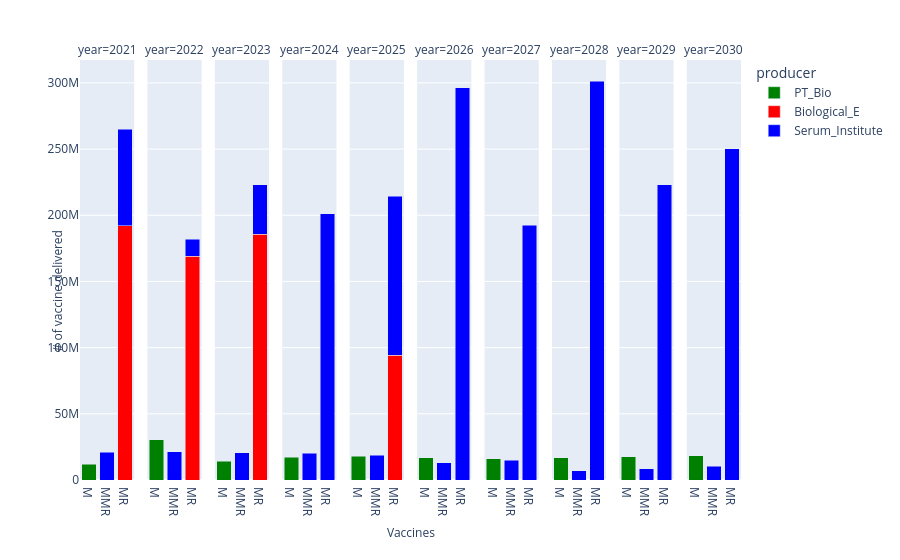

The cell this chart's notebook holds for it:
### Code cell
import plotly.express as px
import pandas as pd
import plotly.graph_objects as go

with open('C:/Users/fthcn/Desktop/Vaccine_Tender_Scheduling_Problem/Julia_Files/Github/Results/X_results_'+demand_status+'_'+supply_status+'_'+price_status+'.json') as json_file:
    X_results = json.load(json_file)

print(X_results)


# P = ["AJ_Vaccines","BB_NCIPD","Beijing_Institute","Bharat_Biotech","Bilthoven","Biological_E","Centro_de","GSK","Haffkine_Bio",
#         "LG_Chem","Merck_Sharp","Panacea_Biotec","PT_Bio","Sanofi_Pasteur","Serum_Institute","Xiamen_Innovax","Pfizer"]

group = ["M","MR","MMR"]

output = pd.DataFrame()
for v in group:
    if v in X_results:
        #print(v)
        for p in P_v[v]:
            #print(p)
            for t in T:
                if str(t) in X_results[v][p]:
                    if X_results[v][p][str(t)] >= 1:
                        X_results[v][p][str(t)] = round(X_results[v][p][str(t)])
                        df_dictionary = pd.DataFrame([dict(year=str(2020+t), var=X_results[v][p][str(t)], vaccine=v, producer=p)])
                        output = pd.concat([output, df_dictionary], ignore_index=True)
output.sort_values(['year'],ascending=[True],inplace=True)
# fig = px.bar(output, x="vaccine", y="var", facet_col="year", color="producer")

fig = px.bar(output, x="vaccine", y="var", facet_col="year", color="producer",
             color_discrete_map=producer_color_map)

fig.for_each_xaxis(lambda x: x.update(title = ''))
fig.for_each_yaxis(lambda y: y.update(title = ''))
# and:
fig.add_annotation(x=-0.05,y=0.45, showarrow=False,
                   text="# of vaccine delivered", textangle=-90,
                    xref="paper", yref="paper")
fig.add_annotation(x=0.5,y=-0.15, showarrow=False,
                   text="Vaccines", textangle=0,
                    xref="paper", yref="paper")
fig.update_layout(barmode='stack', xaxis={'categoryorder':'category ascending'})
fig.show()

### Figure 1 — Plotly figure (JSON) as saved in the notebook; plotly's stock layout.template omitted (floating-point values rounded to 4 significant figures)
{"data": [{"alignmentgroup": "True", "hovertemplate": "producer=PT_Bio<br>year=2021<br>vaccine=%{x}<br>var=%{y}<extra></extra>", "legendgroup": "PT_Bio", "marker": {"color": "green", "pattern": {"shape": ""}}, "name": "PT_Bio", "offsetgroup": "PT_Bio", "orientation": "v", "showlegend": true, "textposition": "auto", "type": "bar", "x": ["M"], "xaxis": "x", "y": [11840000], "yaxis": "y"}, {"alignmentgroup": "True", "hovertemplate": "producer=PT_Bio<br>year=2022<br>vaccine=%{x}<br>var=%{y}<extra></extra>", "legendgroup": "PT_Bio", "marker": {"color": "green", "pattern": {"shape": ""}}, "name": "PT_Bio", "offsetgroup": "PT_Bio", "orientation": "v", "showlegend": false, "textposition": "auto", "type": "bar", "x": ["M"], "xaxis": "x2", "y": [30400000], "yaxis": "y2"}, {"alignmentgroup": "True", "hovertemplate": "producer=PT_Bio<br>year=2023<br>vaccine=%{x}<br>var=%{y}<extra></extra>", "legendgroup": "PT_Bio", "marker": {"color": "green", "pattern": {"shape": ""}}, "name": "PT_Bio", "offsetgroup": "PT_Bio", "orientation": "v", "showlegend": false, "textposition": "auto", "type": "bar", "x": ["M"], "xaxis": "x3", "y": [14080000], "yaxis": "y3"}, {"alignmentgroup": "True", "hovertemplate": "producer=PT_Bio<br>year=2024<br>vaccine=%{x}<br>var=%{y}<extra></extra>", "legendgroup": "PT_Bio", "marker": {"color": "green", "pattern": {"shape": ""}}, "name": "PT_Bio", "offsetgroup": "PT_Bio", "orientation": "v", "showlegend": false, "textposition": "auto", "type": "bar", "x": ["M"], "xaxis": "x4", "y": [17040000], "yaxis": "y4"}, {"alignmentgroup": "True", "hovertemplate": "producer=PT_Bio<br>year=2025<br>vaccine=%{x}<br>var=%{y}<extra></extra>", "legendgroup": "PT_Bio", "marker": {"color": "green", "pattern": {"shape": ""}}, "name": "PT_Bio", "offsetgroup": "PT_Bio", "orientation": "v", "showlegend": false, "textposition": "auto", "type": "bar", "x": ["M"], "xaxis": "x5", "y": [17920000], "yaxis": "y5"}, {"alignmentgroup": "True", "hovertemplate": "producer=PT_Bio<br>year=2026<br>vaccine=%{x}<br>var=%{y}<extra></extra>", "legendgroup": "PT_Bio", "marker": {"color": "green", "pattern": {"shape": ""}}, "name": "PT_Bio", "offsetgroup": "PT_Bio", "orientation": "v", "showlegend": false, "textposition": "auto", "type": "bar", "x": ["M"], "xaxis": "x6", "y": [16800000], "yaxis": "y6"}, {"alignmentgroup": "True", "hovertemplate": "producer=PT_Bio<br>year=2027<br>vaccine=%{x}<br>var=%{y}<extra></extra>", "legendgroup": "PT_Bio", "marker": {"color": "green", "pattern": {"shape": ""}}, "name": "PT_Bio", "offsetgroup": "PT_Bio", "orientation": "v", "showlegend": false, "textposition": "auto", "type": "bar", "x": ["M"], "xaxis": "x7", "y": [15920000], "yaxis": "y7"}, {"alignmentgroup": "True", "hovertemplate": "producer=PT_Bio<br>year=2028<br>vaccine=%{x}<br>var=%{y}<extra></extra>", "legendgroup": "PT_Bio", "marker": {"color": "green", "pattern": {"shape": ""}}, "name": "PT_Bio", "offsetgroup": "PT_Bio", "orientation": "v", "showlegend": false, "textposition": "auto", "type": "bar", "x": ["M"], "xaxis": "x8", "y": [16640000], "yaxis": "y8"}, {"alignmentgroup": "True", "hovertemplate": "producer=PT_Bio<br>year=2029<br>vaccine=%{x}<br>var=%{y}<extra></extra>", "legendgroup": "PT_Bio", "marker": {"color": "green", "pattern": {"shape": ""}}, "name": "PT_Bio", "offsetgroup": "PT_Bio", "orientation": "v", "showlegend": false, "textposition": "auto", "type": "bar", "x": ["M"], "xaxis": "x9", "y": [17520000], "yaxis": "y9"}, {"alignmentgroup": "True", "hovertemplate": "producer=PT_Bio<br>year=2030<br>vaccine=%{x}<br>var=%{y}<extra></extra>", "legendgroup": "PT_Bio", "marker": {"color": "green", "pattern": {"shape": ""}}, "name": "PT_Bio", "offsetgroup": "PT_Bio", "orientation": "v", "showlegend": false, "textposition": "auto", "type": "bar", "x": ["M"], "xaxis": "x10", "y": [18320000], "yaxis": "y10"}, {"alignmentgroup": "True", "hovertemplate": "producer=Biological_E<br>year=2021<br>vaccine=%{x}<br>var=%{y}<extra></extra>", "legendgroup": "Biological_E", "marker": {"color": "red", "pattern": {"shape": ""}}, "name": "Biological_E", "offsetgroup": "Biological_E", "orientation": "v", "showlegend": true, "textposition": "auto", "type": "bar", "x": ["MR"], "xaxis": "x", "y": [192120000], "yaxis": "y"}, {"alignmentgroup": "True", "hovertemplate": "producer=Biological_E<br>year=2022<br>vaccine=%{x}<br>var=%{y}<extra></extra>", "legendgroup": "Biological_E", "marker": {"color": "red", "pattern": {"shape": ""}}, "name": "Biological_E", "offsetgroup": "Biological_E", "orientation": "v", "showlegend": false, "textposition": "auto", "type": "bar", "x": ["MR"], "xaxis": "x2", "y": [168960000], "yaxis": "y2"}, {"alignmentgroup": "True", "hovertemplate": "producer=Biological_E<br>year=2023<br>vaccine=%{x}<br>var=%{y}<extra></extra>", "legendgroup": "Biological_E", "marker": {"color": "red", "pattern": {"shape": ""}}, "name": "Biological_E", "offsetgroup": "Biological_E", "orientation": "v", "showlegend": false, "textposition": "auto", "type": "bar", "x": ["MR"], "xaxis": "x3", "y": [185760000], "yaxis": "y3"}, {"alignmentgroup": "True", "hovertemplate": "producer=Biological_E<br>year=2025<br>vaccine=%{x}<br>var=%{y}<extra></extra>", "legendgroup": "Biological_E", "marker": {"color": "red", "pattern": {"shape": ""}}, "name": "Biological_E", "offsetgroup": "Biological_E", "orientation": "v", "showlegend": false, "textposition": "auto", "type": "bar", "x": ["MR"], "xaxis": "x5", "y": [94432953], "yaxis": "y5"}, {"alignmentgroup": "True", "hovertemplate": "producer=Serum_Institute<br>year=2021<br>vaccine=%{x}<br>var=%{y}<extra></extra>", "legendgroup": "Serum_Institute", "marker": {"color": "blue", "pattern": {"shape": ""}}, "name": "Serum_Institute", "offsetgroup": "Serum_Institute", "orientation": "v", "showlegend": true, "textposition": "auto", "type": "bar", "x": ["MMR", "MR"], "xaxis": "x", "y": [20880000, 72840000], "yaxis": "y"}, {"alignmentgroup": "True", "hovertemplate": "producer=Serum_Institute<br>year=2022<br>vaccine=%{x}<br>var=%{y}<extra></extra>", "legendgroup": "Serum_Institute", "marker": {"color": "blue", "pattern": {"shape": ""}}, "name": "Serum_Institute", "offsetgroup": "Serum_Institute", "orientation": "v", "showlegend": false, "textposition": "auto", "type": "bar", "x": ["MMR", "MR"], "xaxis": "x2", "y": [21280000, 12960000], "yaxis": "y2"}, {"alignmentgroup": "True", "hovertemplate": "producer=Serum_Institute<br>year=2023<br>vaccine=%{x}<br>var=%{y}<extra></extra>", "legendgroup": "Serum_Institute", "marker": {"color": "blue", "pattern": {"shape": ""}}, "name": "Serum_Institute", "offsetgroup": "Serum_Institute", "orientation": "v", "showlegend": false, "textposition": "auto", "type": "bar", "x": ["MR", "MMR"], "xaxis": "x3", "y": [37280000, 20640000], "yaxis": "y3"}, {"alignmentgroup": "True", "hovertemplate": "producer=Serum_Institute<br>year=2024<br>vaccine=%{x}<br>var=%{y}<extra></extra>", "legendgroup": "Serum_Institute", "marker": {"color": "blue", "pattern": {"shape": ""}}, "name": "Serum_Institute", "offsetgroup": "Serum_Institute", "orientation": "v", "showlegend": false, "textposition": "auto", "type": "bar", "x": ["MMR", "MR"], "xaxis": "x4", "y": [20240000, 201280000], "yaxis": "y4"}, {"alignmentgroup": "True", "hovertemplate": "producer=Serum_Institute<br>year=2025<br>vaccine=%{x}<br>var=%{y}<extra></extra>", "legendgroup": "Serum_Institute", "marker": {"color": "blue", "pattern": {"shape": ""}}, "name": "Serum_Institute", "offsetgroup": "Serum_Institute", "orientation": "v", "showlegend": false, "textposition": "auto", "type": "bar", "x": ["MMR", "MR"], "xaxis": "x5", "y": [18800000, 119807047], "yaxis": "y5"}, {"alignmentgroup": "True", "hovertemplate": "producer=Serum_Institute<br>year=2026<br>vaccine=%{x}<br>var=%{y}<extra></extra>", "legendgroup": "Serum_Institute", "marker": {"color": "blue", "pattern": {"shape": ""}}, "name": "Serum_Institute", "offsetgroup": "Serum_Institute", "orientation": "v", "showlegend": false, "textposition": "auto", "type": "bar", "x": ["MMR", "MR"], "xaxis": "x6", "y": [12960000, 296240000], "yaxis": "y6"}, {"alignmentgroup": "True", "hovertemplate": "producer=Serum_Institute<br>year=2027<br>vaccine=%{x}<br>var=%{y}<extra></extra>", "legendgroup": "Serum_Institute", "marker": {"color": "blue", "pattern": {"shape": ""}}, "name": "Serum_Institute", "offsetgroup": "Serum_Institute", "orientation": "v", "showlegend": false, "textposition": "auto", "type": "bar", "x": ["MMR", "MR"], "xaxis": "x7", "y": [14960000, 192320000], "yaxis": "y7"}, {"alignmentgroup": "True", "hovertemplate": "producer=Serum_Institute<br>year=2028<br>vaccine=%{x}<br>var=%{y}<extra></extra>", "legendgroup": "Serum_Institute", "marker": {"color": "blue", "pattern": {"shape": ""}}, "name": "Serum_Institute", "offsetgroup": "Serum_Institute", "orientation": "v", "showlegend": false, "textposition": "auto", "type": "bar", "x": ["MR", "MMR"], "xaxis": "x8", "y": [301440000, 7120000], "yaxis": "y8"}, {"alignmentgroup": "True", "hovertemplate": "producer=Serum_Institute<br>year=2029<br>vaccine=%{x}<br>var=%{y}<extra></extra>", "legendgroup": "Serum_Institute", "marker": {"color": "blue", "pattern": {"shape": ""}}, "name": "Serum_Institute", "offsetgroup": "Serum_Institute", "orientation": "v", "showlegend": false, "textposition": "auto", "type": "bar", "x": ["MR", "MMR"], "xaxis": "x9", "y": [223120000, 8560000], "yaxis": "y9"}, {"alignmentgroup": "True", "hovertemplate": "producer=Serum_Institute<br>year=2030<br>vaccine=%{x}<br>var=%{y}<extra></extra>", "legendgroup": "Serum_Institute", "marker": {"color": "blue", "pattern": {"shape": ""}}, "name": "Serum_Institute", "offsetgroup": "Serum_Institute", "orientation": "v", "showlegend": false, "textposition": "auto", "type": "bar", "x": ["MR", "MMR"], "xaxis": "x10", "y": [250320000, 10400000], "yaxis": "y10"}], "layout": {"annotations": [{"showarrow": false, "text": "year=2021", "x": 0.041, "xanchor": "center", "xref": "paper", "y": 1, "yanchor": "bottom", "yref": "paper"}, {"showarrow": false, "text": "year=2022", "x": 0.143, "xanchor": "center", "xref": "paper", "y": 1, "yanchor": "bottom", "yref": "paper"}, {"showarrow": false, "text": "year=2023", "x": 0.245, "xanchor": "center", "xref": "paper", "y": 1, "yanchor": "bottom", "yref": "paper"}, {"showarrow": false, "text": "year=2024", "x": 0.347, "xanchor": "center", "xref": "paper", "y": 1, "yanchor": "bottom", "yref": "paper"}, {"showarrow": false, "text": "year=2025", "x": 0.449, "xanchor": "center", "xref": "paper", "y": 1, "yanchor": "bottom", "yref": "paper"}, {"showarrow": false, "text": "year=2026", "x": 0.551, "xanchor": "center", "xref": "paper", "y": 1, "yanchor": "bottom", "yref": "paper"}, {"showarrow": false, "text": "year=2027", "x": 0.653, "xanchor": "center", "xref": "paper", "y": 1, "yanchor": "bottom", "yref": "paper"}, {"showarrow": false, "text": "year=2028", "x": 0.755, "xanchor": "center", "xref": "paper", "y": 1, "yanchor": "bottom", "yref": "paper"}, {"showarrow": false, "text": "year=2029", "x": 0.857, "xanchor": "center", "xref": "paper", "y": 1, "yanchor": "bottom", "yref": "paper"}, {"showarrow": false, "text": "year=2030", "x": 0.959, "xanchor": "center", "xref": "paper", "y": 1, "yanchor": "bottom", "yref": "paper"}, {"showarrow": false, "text": "# of vaccine delivered", "textangle": -90, "x": -0.05, "xref": "paper", "y": 0.45, "yref": "paper"}, {"showarrow": false, "text": "Vaccines", "textangle": 0, "x": 0.5, "xref": "paper", "y": -0.15, "yref": "paper"}], "barmode": "stack", "legend": {"title": {"text": "producer"}, "tracegroupgap": 0}, "margin": {"t": 60}, "xaxis": {"anchor": "y", "categoryorder": "category ascending", "domain": [0, 0.082], "title": {"text": ""}}, "xaxis10": {"anchor": "y10", "domain": [0.918, 1], "matches": "x", "title": {"text": ""}}, "xaxis2": {"anchor": "y2", "domain": [0.102, 0.184], "matches": "x", "title": {"text": ""}}, "xaxis3": {"anchor": "y3", "domain": [0.204, 0.286], "matches": "x", "title": {"text": ""}}, "xaxis4": {"anchor": "y4", "domain": [0.306, 0.388], "matches": "x", "title": {"text": ""}}, "xaxis5": {"anchor": "y5", "domain": [0.408, 0.49], "matches": "x", "title": {"text": ""}}, "xaxis6": {"anchor": "y6", "domain": [0.51, 0.592], "matches": "x", "title": {"text": ""}}, "xaxis7": {"anchor": "y7", "domain": [0.612, 0.694], "matches": "x", "title": {"text": ""}}, "xaxis8": {"anchor": "y8", "domain": [0.714, 0.796], "matches": "x", "title": {"text": ""}}, "xaxis9": {"anchor": "y9", "domain": [0.816, 0.898], "matches": "x", "title": {"text": ""}}, "yaxis": {"anchor": "x", "domain": [0, 1], "title": {"text": ""}}, "yaxis10": {"anchor": "x10", "domain": [0, 1], "matches": "y", "showticklabels": false, "title": {"text": ""}}, "yaxis2": {"anchor": "x2", "domain": [0, 1], "matches": "y", "showticklabels": false, "title": {"text": ""}}, "yaxis3": {"anchor": "x3", "domain": [0, 1], "matches": "y", "showticklabels": false, "title": {"text": ""}}, "yaxis4": {"anchor": "x4", "domain": [0, 1], "matches": "y", "showticklabels": false, "title": {"text": ""}}, "yaxis5": {"anchor": "x5", "domain": [0, 1], "matches": "y", "showticklabels": false, "title": {"text": ""}}, "yaxis6": {"anchor": "x6", "domain": [0, 1], "matches": "y", "showticklabels": false, "title": {"text": ""}}, "yaxis7": {"anchor": "x7", "domain": [0, 1], "matches": "y", "showticklabels": false, "title": {"text": ""}}, "yaxis8": {"anchor": "x8", "domain": [0, 1], "matches": "y", "showticklabels": false, "title": {"text": ""}}, "yaxis9": {"anchor": "x9", "domain": [0, 1], "matches": "y", "showticklabels": false, "title": {"text": ""}}}}
